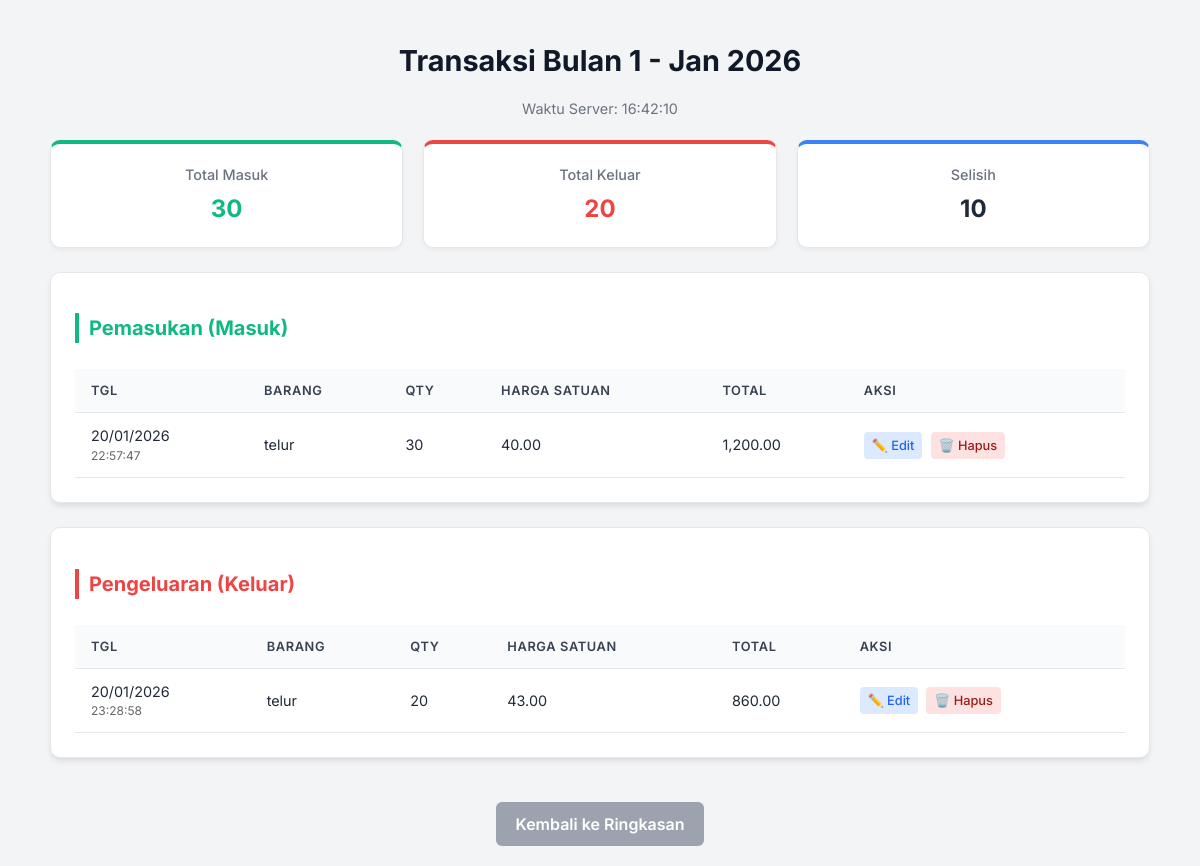
Screenshot of /untitled.php with the database file from the repository.
### tables this page shows
CREATE TABLE transactions (
    id INTEGER PRIMARY KEY AUTOINCREMENT,
    type TEXT NOT NULL, -- 'in' or 'out'
    item TEXT NOT NULL,
    qty INTEGER NOT NULL,
    dt TEXT NOT NULL, -- ISO datetime
    day TEXT NOT NULL,
    month INTEGER NOT NULL,
    year INTEGER NOT NULL,
    time TEXT NOT NULL
, amount REAL NOT NULL DEFAULT 0);

### untitled.php (the view, shortened to what this page needs)
<?php
$dbFile = __DIR__ . '/data.db';
$pdo = new PDO('sqlite:' . $dbFile);
$pdo->setAttribute(PDO::ATTR_ERRMODE, PDO::ERRMODE_EXCEPTION);
$year = isset($_GET['year']) ? (int)$_GET['year'] : (int)date('Y');
$month = isset($_GET['month']) ? (int)$_GET['month'] : (int)date('n');
$stmt = $pdo->prepare("SELECT * FROM transactions WHERE month = ? AND year = ? ORDER BY dt DESC");
$stmt->execute([$month, $year]);
$transactions = $stmt->fetchAll(PDO::FETCH_ASSOC);
$ins = array_values(array_filter($transactions, function($t){ return $t['type'] === 'in'; }));
$outs = array_values(array_filter($transactions, function($t){ return $t['type'] === 'out'; }));
$total_in = array_sum(array_map(function($t){ return (int)$t['qty']; }, $ins));
$total_out = array_sum(array_map(function($t){ return (int)$t['qty']; }, $outs));
$months = ['Jan','Feb','Mar','Apr','Mei','Jun','Jul','Agu','Sep','Okt','Nov','Des'];
?>
<!DOCTYPE html>
<html lang="id">
<head>
</head>
<body>
<div class="container">
<h1>Transaksi Bulan <?= $month ?> - <?= $months[$month-1] ?? '' ?> <?= $year ?></h1>
<div class="server-clock">Waktu Server: <span id="server-clock"></span></div>
<div class="summary-grid">
    <div class="stat-card" style="border-top: 4px solid var(--success)">
        <div class="stat-label">Total Masuk</div>
        <div class="stat-value" style="color: var(--success)"><?= $total_in ?></div>
    </div>
    <div class="stat-card" style="border-top: 4px solid var(--danger)">
        <div class="stat-label">Total Keluar</div>
        <div class="stat-value" style="color: var(--danger)"><?= $total_out ?></div>
    </div>
    <div class="stat-card" style="border-top: 4px solid var(--primary)">
        <div class="stat-label">Selisih</div>
        <div class="stat-value"><?= $total_in - $total_out ?></div>
    </div>
</div>
<div class="card">
    <h2 style="color:var(--success); border-color:var(--success)">Pemasukan (Masuk)</h2>
    <div class="table-wrapper">
    <table>
        <thead><tr><th>Tgl</th><th>Barang</th><th>Qty</th><th>Harga Satuan</th><th>Total</th><th>Aksi</th></tr></thead>
        <tbody>
        <?php if (empty($ins)): ?>
            <tr><td colspan="6" class="text-center">Tidak ada pemasukan.</td></tr>
        <?php else: foreach($ins as $t): ?>
            <?php
                $rowTime = !empty($t['dt']) ? date('H:i:s', strtotime($t['dt'])) : date('H:i:s');
                $amount = (float)($t['amount'] ?? 0);
                $qty = (int)($t['qty'] ?? 0);
                $totalMoney = $amount * $qty;
            ?>
            <tr>
                <td>
                    <div><?= date('d/m/Y', strtotime($t['dt'])) ?></div>
                    <div style="font-size:0.75rem;color:#666"><?= $rowTime ?></div>
                </td>
                <td><?= htmlspecialchars($t['item']) ?></td>
                <td><?= $qty ?></td>
                <td><?= number_format($amount, 2) ?></td>
                <td><?= number_format($totalMoney, 2) ?></td>
                <td class="actions">
                    <a href="index.php?edit=<?= $t['id'] ?>" class="btn-edit" title="Edit">✏️ Edit</a>
                    <a href="?year=<?= $year ?>&month=<?= $month ?>&delete=<?= $t['id'] ?>" onclick="return confirm('Hapus transaksi?')" class="btn-delete" title="Hapus">🗑️ Hapus</a>
                </td>
            </tr>
        <?php endforeach; endif; ?>
        </tbody>
    </table>
    </div>
</div>
<div class="card">
    <h2 style="color:var(--danger); border-color:var(--danger)">Pengeluaran (Keluar)</h2>
    <div class="table-wrapper">
    <table>
        <thead><tr><th>Tgl</th><th>Barang</th><th>Qty</th><th>Harga Satuan</th><th>Total</th><th>Aksi</th></tr></thead>
        <tbody>
        <?php if (empty($outs)): ?>
            <tr><td colspan="6" class="text-center">Tidak ada pengeluaran.</td></tr>
        <?php else: foreach($outs as $t): ?>
            <?php
                $rowTime = !empty($t['dt']) ? date('H:i:s', strtotime($t['dt'])) : date('H:i:s');
                $amount = (float)($t['amount'] ?? 0);
                $qty = (int)($t['qty'] ?? 0);
                $totalMoney = $amount * $qty;
            ?>
            <tr>
                <td>
                    <div><?= date('d/m/Y', strtotime($t['dt'])) ?></div>
                    <div style="font-size:0.75rem;color:#666"><?= $rowTime ?></div>
                </td>
                <td><?= htmlspecialchars($t['item']) ?></td>
                <td><?= $qty ?></td>
                <td><?= number_format($amount, 2) ?></td>
                <td><?= number_format($totalMoney, 2) ?></td>
                <td class="actions">
                    <a href="index.php?edit=<?= $t['id'] ?>" class="btn-edit" title="Edit">✏️ Edit</a>
                    <a href="?year=<?= $year ?>&month=<?= $month ?>&delete=<?= $t['id'] ?>" onclick="return confirm('Hapus transaksi?')" class="btn-delete" title="Hapus">🗑️ Hapus</a>
                </td>
            </tr>
        <?php endforeach; endif; ?>
        </tbody>
     </table>
     </div>
 </div>
 <div class="text-center"><a href="index.php" class="back-btn">Kembali ke Ringkasan</a></div>
</div>
</body>
</html>

### untitled.php (style rules this page uses)
:root { --primary: #3b82f6; --primary-dark: #2563eb; --success: #10b981; --danger: #ef4444; --bg: #f3f4f6; --card: #ffffff; --text: #1f2937; --border: #e5e7eb; }
body { font-family: 'Inter', sans-serif; background-color: var(--bg); color: var(--text); margin: 0; padding: 20px; line-height: 1.5; }
.container { max-width: 1100px; margin: 0 auto; }
h1 { text-align: center; color: #111827; margin-bottom: 1rem; font-size: 1.8rem; font-weight: 700; }
h2 { font-size: 1.25rem; color: #374151; margin-bottom: 1rem; border-left: 4px solid var(--primary); padding-left: 10px; }
.card { background: var(--card); border-radius: 10px; box-shadow: 0 4px 6px -1px rgba(0,0,0,0.1); padding: 24px; margin-bottom: 24px; border: 1px solid var(--border); }
.table-wrapper { overflow-x: auto; }
table { width: 100%; border-collapse: collapse; margin-top: 10px; font-size: 0.9rem; }
th, td { padding: 12px 16px; text-align: left; border-bottom: 1px solid var(--border); }
th { background-color: #f9fafb; font-weight: 600; color: #374151; text-transform: uppercase; font-size: 0.8rem; letter-spacing: 0.05em; }
.actions a { display: inline-block; padding: 4px 8px; border-radius: 4px; text-decoration: none; font-size: 0.8rem; font-weight: 500; margin-right: 4px; }
.btn-edit { background-color: #dbeafe; color: var(--primary-dark); }
.btn-delete { background-color: #fee2e2; color: #991b1b; }
.summary-grid { display: grid; grid-template-columns: repeat(auto-fit, minmax(200px, 1fr)); gap: 20px; margin-bottom: 24px; }
.stat-card { background: white; padding: 20px; border-radius: 10px; border: 1px solid var(--border); box-shadow: 0 2px 4px rgba(0,0,0,0.05); text-align: center; }
.stat-label { color: #6b7280; font-size: 0.9rem; font-weight: 500; }
.stat-value { font-size: 1.5rem; font-weight: 700; margin-top: 5px; }
.server-clock { text-align: center; color: #6b7280; font-size: 0.9rem; margin-bottom: 20px; }
.back-btn { display: inline-block; background-color: #9ca3af; color: white; padding: 10px 20px; border-radius: 6px; text-decoration: none; font-weight: 600; margin-top: 20px; }
.text-center { text-align: center; }

### rows the page displays
transactions: qty "20", dt "20/01/2026", dt "23:28:58", item "telur", amount "43.00", totalMoney "860.00"
transactions: dt "20/01/2026", dt "22:57:47", item "telur", qty "30", amount "40.00", totalMoney "1,200.00"

### other values shown
$month "1"
$months[$month-1] "Jan"
$year "2026"
$total_in "30"
$total_in - $total_out "10"
